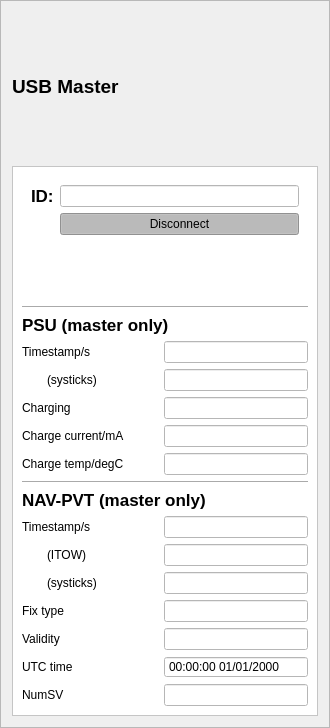
<?xml version="1.0" encoding="UTF-8"?>
<ui version="4.0">
 <class>toad_frame_master</class>
 <widget class="QFrame" name="toad_frame_master">
  <property name="geometry">
   <rect>
    <x>0</x>
    <y>0</y>
    <width>330</width>
    <height>728</height>
   </rect>
  </property>
  <property name="minimumSize">
   <size>
    <width>0</width>
    <height>0</height>
   </size>
  </property>
  <property name="windowTitle">
   <string>toad_frame_master_window</string>
  </property>
  <property name="autoFillBackground">
   <bool>false</bool>
  </property>
  <property name="styleSheet">
   <string notr="true"/>
  </property>
  <property name="frameShape">
   <enum>QFrame::StyledPanel</enum>
  </property>
  <property name="frameShadow">
   <enum>QFrame::Raised</enum>
  </property>
  <layout class="QVBoxLayout" name="verticalLayout">
   <item>
    <widget class="QLabel" name="label_usb_master">
     <property name="font">
      <font>
       <pointsize>14</pointsize>
       <weight>75</weight>
       <bold>true</bold>
      </font>
     </property>
     <property name="text">
      <string>USB Master</string>
     </property>
    </widget>
   </item>
   <item>
    <widget class="QFrame" name="frame">
     <property name="minimumSize">
      <size>
       <width>276</width>
       <height>550</height>
      </size>
     </property>
     <property name="styleSheet">
      <string notr="true">background-color: rgb(255, 255, 255);</string>
     </property>
     <property name="frameShape">
      <enum>QFrame::StyledPanel</enum>
     </property>
     <property name="frameShadow">
      <enum>QFrame::Raised</enum>
     </property>
     <layout class="QVBoxLayout" name="verticalLayout_2">
      <item>
       <widget class="QWidget" name="widget" native="true">
        <layout class="QFormLayout" name="formLayout">
         <property name="fieldGrowthPolicy">
          <enum>QFormLayout::AllNonFixedFieldsGrow</enum>
         </property>
         <item row="0" column="0">
          <widget class="QLabel" name="label_id">
           <property name="font">
            <font>
             <pointsize>13</pointsize>
             <weight>75</weight>
             <bold>true</bold>
            </font>
           </property>
           <property name="text">
            <string>ID:</string>
           </property>
          </widget>
         </item>
         <item row="0" column="1">
          <widget class="QLineEdit" name="lineEdit_id"/>
         </item>
         <item row="1" column="1">
          <widget class="QPushButton" name="pushButton_conn">
           <property name="focusPolicy">
            <enum>Qt::NoFocus</enum>
           </property>
           <property name="styleSheet">
            <string notr="true">background-color: rgb(203, 203, 203);</string>
           </property>
           <property name="text">
            <string>Disconnect</string>
           </property>
           <property name="checkable">
            <bool>true</bool>
           </property>
           <property name="checked">
            <bool>true</bool>
           </property>
          </widget>
         </item>
        </layout>
       </widget>
      </item>
      <item>
       <widget class="Line" name="line_4">
        <property name="orientation">
         <enum>Qt::Horizontal</enum>
        </property>
       </widget>
      </item>
      <item>
       <layout class="QFormLayout" name="formLayout_psu">
        <property name="fieldGrowthPolicy">
         <enum>QFormLayout::AllNonFixedFieldsGrow</enum>
        </property>
        <item row="0" column="0" colspan="2">
         <widget class="QLabel" name="psu_title_label">
          <property name="font">
           <font>
            <pointsize>13</pointsize>
            <weight>75</weight>
            <bold>true</bold>
           </font>
          </property>
          <property name="text">
           <string>PSU (master only)</string>
          </property>
         </widget>
        </item>
        <item row="1" column="0">
         <widget class="QLabel" name="label">
          <property name="text">
           <string>Timestamp/s</string>
          </property>
         </widget>
        </item>
        <item row="1" column="1">
         <widget class="QLineEdit" name="lineEdit_timestamp_psu">
          <property name="maximumSize">
           <size>
            <width>500</width>
            <height>16777215</height>
           </size>
          </property>
          <property name="readOnly">
           <bool>true</bool>
          </property>
         </widget>
        </item>
        <item row="2" column="0">
         <widget class="QLabel" name="label_3">
          <property name="text">
           <string>(systicks)</string>
          </property>
          <property name="indent">
           <number>25</number>
          </property>
         </widget>
        </item>
        <item row="2" column="1">
         <widget class="QLineEdit" name="lineEdit_systicks_psu">
          <property name="maximumSize">
           <size>
            <width>500</width>
            <height>16777215</height>
           </size>
          </property>
          <property name="readOnly">
           <bool>true</bool>
          </property>
         </widget>
        </item>
        <item row="3" column="0">
         <widget class="QLabel" name="chargingLabel">
          <property name="minimumSize">
           <size>
            <width>136</width>
            <height>0</height>
           </size>
          </property>
          <property name="text">
           <string>Charging</string>
          </property>
         </widget>
        </item>
        <item row="3" column="1">
         <widget class="QLineEdit" name="LineEdit_charging">
          <property name="maximumSize">
           <size>
            <width>500</width>
            <height>16777215</height>
           </size>
          </property>
          <property name="readOnly">
           <bool>true</bool>
          </property>
         </widget>
        </item>
        <item row="4" column="0">
         <widget class="QLabel" name="chargeCurrentLabel">
          <property name="text">
           <string>Charge current/mA</string>
          </property>
         </widget>
        </item>
        <item row="4" column="1">
         <widget class="QLineEdit" name="LineEdit_charge_current">
          <property name="maximumSize">
           <size>
            <width>500</width>
            <height>16777215</height>
           </size>
          </property>
          <property name="inputMethodHints">
           <set>Qt::ImhDigitsOnly</set>
          </property>
          <property name="readOnly">
           <bool>true</bool>
          </property>
         </widget>
        </item>
        <item row="5" column="0">
         <widget class="QLabel" name="chargeTempDegCLabel">
          <property name="text">
           <string>Charge temp/degC</string>
          </property>
         </widget>
        </item>
        <item row="5" column="1">
         <widget class="QLineEdit" name="LineEdit_charge_temp">
          <property name="maximumSize">
           <size>
            <width>500</width>
            <height>16777215</height>
           </size>
          </property>
          <property name="dragEnabled">
           <bool>false</bool>
          </property>
          <property name="readOnly">
           <bool>true</bool>
          </property>
         </widget>
        </item>
       </layout>
      </item>
      <item>
       <widget class="Line" name="line">
        <property name="orientation">
         <enum>Qt::Horizontal</enum>
        </property>
       </widget>
      </item>
      <item>
       <layout class="QFormLayout" name="formLayout_pvt">
        <property name="fieldGrowthPolicy">
         <enum>QFormLayout::AllNonFixedFieldsGrow</enum>
        </property>
        <item row="0" column="0" colspan="2">
         <widget class="QLabel" name="nav_pvt_title">
          <property name="font">
           <font>
            <pointsize>13</pointsize>
            <weight>75</weight>
            <bold>true</bold>
           </font>
          </property>
          <property name="text">
           <string>NAV-PVT (master only)</string>
          </property>
         </widget>
        </item>
        <item row="1" column="0">
         <widget class="QLabel" name="timestampLabel">
          <property name="minimumSize">
           <size>
            <width>136</width>
            <height>0</height>
           </size>
          </property>
          <property name="text">
           <string>Timestamp/s</string>
          </property>
         </widget>
        </item>
        <item row="1" column="1">
         <widget class="QLineEdit" name="lineEdit_timestamp_pvt">
          <property name="maximumSize">
           <size>
            <width>500</width>
            <height>16777215</height>
           </size>
          </property>
          <property name="readOnly">
           <bool>true</bool>
          </property>
         </widget>
        </item>
        <item row="2" column="0">
         <widget class="QLabel" name="iTOWLabel">
          <property name="text">
           <string>(ITOW)</string>
          </property>
          <property name="indent">
           <number>25</number>
          </property>
         </widget>
        </item>
        <item row="2" column="1">
         <widget class="QLineEdit" name="LineEdit_itow_pvt">
          <property name="maximumSize">
           <size>
            <width>500</width>
            <height>16777215</height>
           </size>
          </property>
          <property name="readOnly">
           <bool>true</bool>
          </property>
         </widget>
        </item>
        <item row="3" column="0">
         <widget class="QLabel" name="systicksLabel">
          <property name="text">
           <string>(systicks)</string>
          </property>
          <property name="indent">
           <number>25</number>
          </property>
         </widget>
        </item>
        <item row="3" column="1">
         <widget class="QLineEdit" name="LineEdit_systicks_pvt">
          <property name="maximumSize">
           <size>
            <width>500</width>
            <height>16777215</height>
           </size>
          </property>
          <property name="readOnly">
           <bool>true</bool>
          </property>
         </widget>
        </item>
        <item row="4" column="0">
         <widget class="QLabel" name="fixTypeLabel">
          <property name="text">
           <string>Fix type</string>
          </property>
         </widget>
        </item>
        <item row="4" column="1">
         <widget class="QLineEdit" name="LineEdit_fixtype">
          <property name="maximumSize">
           <size>
            <width>500</width>
            <height>16777215</height>
           </size>
          </property>
          <property name="readOnly">
           <bool>true</bool>
          </property>
         </widget>
        </item>
        <item row="6" column="0">
         <widget class="QLabel" name="timeLabel">
          <property name="text">
           <string>UTC time</string>
          </property>
         </widget>
        </item>
        <item row="6" column="1">
         <widget class="QDateTimeEdit" name="DateTimeEdit">
          <property name="maximumSize">
           <size>
            <width>500</width>
            <height>16777215</height>
           </size>
          </property>
          <property name="focusPolicy">
           <enum>Qt::StrongFocus</enum>
          </property>
          <property name="readOnly">
           <bool>true</bool>
          </property>
          <property name="buttonSymbols">
           <enum>QAbstractSpinBox::NoButtons</enum>
          </property>
          <property name="displayFormat">
           <string>HH:mm:ss dd/MM/yyyy</string>
          </property>
          <property name="timeSpec">
           <enum>Qt::UTC</enum>
          </property>
         </widget>
        </item>
        <item row="7" column="0">
         <widget class="QLabel" name="numSvLabel">
          <property name="text">
           <string>NumSV</string>
          </property>
         </widget>
        </item>
        <item row="7" column="1">
         <widget class="QLineEdit" name="LineEdit_num_sv">
          <property name="maximumSize">
           <size>
            <width>500</width>
            <height>16777215</height>
           </size>
          </property>
          <property name="readOnly">
           <bool>true</bool>
          </property>
         </widget>
        </item>
        <item row="5" column="0">
         <widget class="QLabel" name="label_2">
          <property name="text">
           <string>Validity</string>
          </property>
         </widget>
        </item>
        <item row="5" column="1">
         <widget class="QLineEdit" name="LineEdit_validity">
          <property name="maximumSize">
           <size>
            <width>500</width>
            <height>16777215</height>
           </size>
          </property>
          <property name="readOnly">
           <bool>true</bool>
          </property>
         </widget>
        </item>
       </layout>
      </item>
     </layout>
    </widget>
   </item>
  </layout>
 </widget>
 <resources/>
 <connections/>
</ui>
